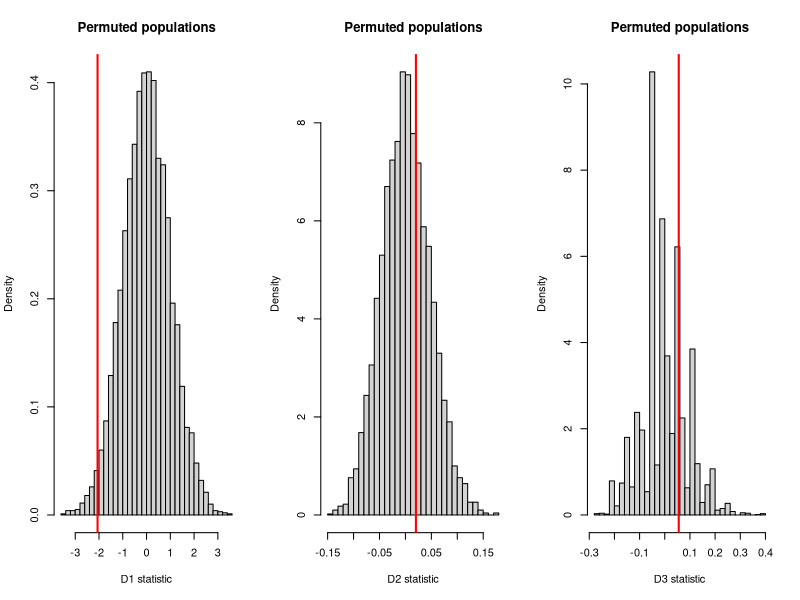

Reproduce this figure in R.
## ---- chunk 1
library(carData)
data(TitanicSurvival)
Titanic = na.omit(TitanicSurvival)
Titanic$survived1 = as.numeric(Titanic$survived == "yes")
## ---- chunk 2
Titanic.Female = Titanic[Titanic$sex == "female",]
Titanic.Female = Titanic.Female$age
Titanic.Male = Titanic[Titanic$sex == "male",]
Titanic.Male = Titanic.Male$age
pop = list(pop1 = Titanic.Female, pop2 = Titanic.Male)
## ---- chunk 3
mixRandomly <- function(pop) {
  pop1 <- pop$pop1
  n_pop1 <- length(pop1)

  pop2 <- pop$pop2
  n_pop2 <- length(pop2)

  mix <- c(pop1,pop2)
  select4pop1 <- sample(1:(n_pop1 + n_pop2),
                     n_pop1,
                     replace = FALSE)

  new_pop1 = mix[select4pop1]  
  new_pop2 = mix[-select4pop1]
  list(pop1=new_pop1, pop2=new_pop2)
}

# Itroducing D1 as a function
D1Fn <- function(pop) {
    ## First sub-population
    pop1 <- pop$pop1
    n1 <- length(pop1)
    m1 <- mean(pop1)
    v1 <- var(pop1)
    
    ## Second sub-population
    pop2 <- pop$pop2
    n2 <- length(pop2)
    m2 <- mean(pop2)
    v2 <- var(pop2)
    
    ## Pool the variances
    v <- ((n1 - 1) * v1 + (n2 - 1) * v2)/(n1 + n2 - 2)
    
    ## Determine the t-statistic
    temp <- (m1 - m2) / sqrt(v * ( (1/n1) + (1/n2) ) )
    
    ## Return the t-value
    temp
}

# Itroducing D2 as a function
D2Fn <- function(pop) {
    ## First sub-population
    pop1 <- pop$pop1
    n1 = length(pop1)
    SD1 <- sqrt(var(pop1)*(n1-1)/n1)

    ## Second sub-population
    pop2 <- pop$pop2
    n2 = length(pop2)
    SD2 <- sqrt(var(pop2)*(n2-1)/n2)
    
    ## Determine the test statistic
    temp <- SD1/SD2 - 1
    
    ## Return the t-value
    temp
}

# Itroducing D3 as a function
D3Fn <- function(pop) {
    ## First sub-population
    pop1 <- pop$pop1
    IQR1 <- IQR(pop1)

    ## Second sub-population
    pop2 <- pop$pop2
    IQR2 <- IQR(pop2)
    
    ## Determine the test statistic
    temp <- IQR1/IQR2 - 1
    
    ## Return the t-value
    temp
}
## ---- chunk 4
par(mfrow = c(1,3))

# Plot for D1
D1Vals <- sapply(1:5000, FUN = function(...){D1Fn(mixRandomly(pop))})

hist(D1Vals, breaks=40, probability = TRUE, 
     main = "Permuted populations", xlab="D1 statistic",
     col="lightgrey")
abline(v=D1Fn(pop), col = "red", lwd=2)

#Plot for D2
D2Vals <- sapply(1:5000, FUN = function(...){D2Fn(mixRandomly(pop))})
hist(D2Vals, breaks=40, probability = TRUE, 
     main = "Permuted populations", xlab="D2 statistic",
     col="lightgrey")
abline(v=D2Fn(pop), col = "red", lwd=2)

#Plot for D3
D3Vals <- sapply(1:5000, FUN = function(...){D3Fn(mixRandomly(pop))})
hist(D3Vals, breaks=40, probability = TRUE, 
     main = "Permuted populations", xlab="D3 statistic",
     col="lightgrey")
abline(v=D3Fn(pop), col = "red", lwd=2)
## ---- chunk 5
#pop is a list whose two members are two sub-populations

#discrepancies is a list whose K members are K discrepancy measures: D1,...,Dk
calculateSLmulti <- function(pop, discrepancies, B_outer = 1000, B_inner){
  if (missing(B_inner)) B_inner <- B_outer
  ## Local function to calculate the significance levels
  ## over the discrepancies and return their minimum
  
  getSLmin <- function(basePop, discrepanies, B) {
  observedVals <- sapply(discrepancies, 
                           FUN = function(discrepancy) {discrepancy(basePop)})
    

    K <- length(discrepancies)

    total <- Reduce(function(counts, i){
      #mixRandomly mixes the two populations randomly, 
      #so the new sub-populations are indistinguishable
      NewPop <- mixRandomly(basePop)
      
      ## calculate the discrepancy and counts
      Map(function(k) {
        Dk <- discrepancies[[k]](NewPop)
        if (Dk >= observedVals[k]) counts[k] <<- counts[k] +1 },
        1:K) 
      counts
    }, 
    1:B, init = numeric(length=K)) 
    
    SLs <- total/B
    min(SLs)
  }
  
  SLmin <- getSLmin(pop, discrepancies, B_inner)
  
  total <- Reduce(function(count, b){
    basePop <- mixRandomly(pop)
    if (getSLmin(basePop, discrepancies, B_inner) <= SLmin) count + 1 else count
  },   1:B_outer, init = 0)
  
  SLstar <- total/B_outer
  SLstar
}
## ---- chunk 6
discrepancies <- list(D1Fn , D2Fn , D3Fn)
### The following takes a long time (about 20 minutes)
### for B_outer = B_inner = 1,000 say
### So for illustration much smaller values than would be sensible are
### used here
set.seed(341)
SLstar=calculateSLmulti(pop, discrepancies, B_outer = 300, B_inner=300)
SLstar
